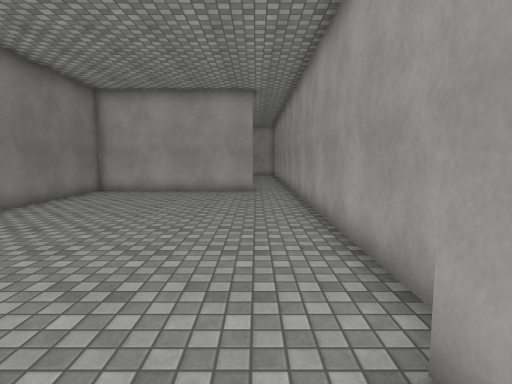
[1] (above)

12 first-person views from a walk through a Unity game level. The camera is 1.5 m above the floor, tilts 6° down and sees 80° across. Doors are open. The floor is counted in squares, 1 m on a side. Each view is taken from the middle of a square. On the plan, view 1 faces up. The plan holds only what a view shows up to about 15 squares ahead; the rest is blank. The place goes on beyond the plan. The player is left out. Surface patterns are stand-ins for the level's own textures.

[2]
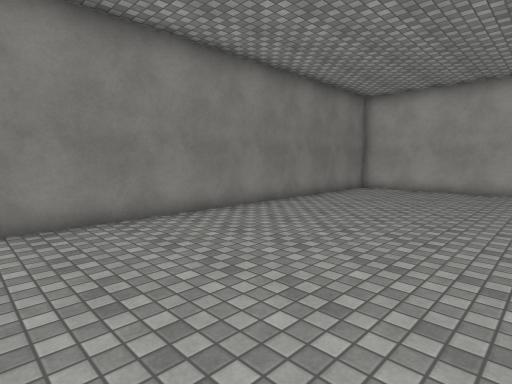

[3]
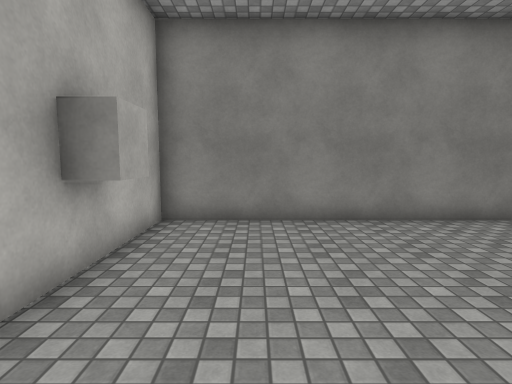

[4]
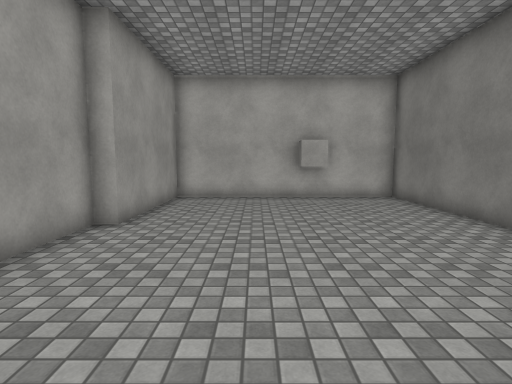

[5]
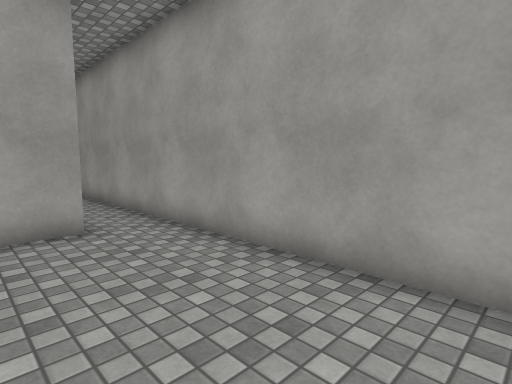

[6]
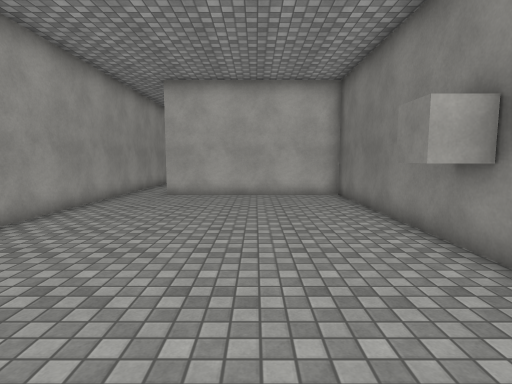

[7]
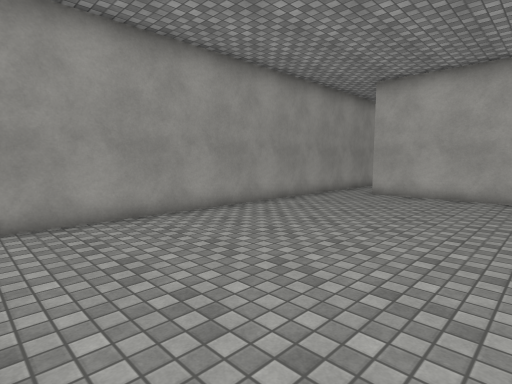

[8]
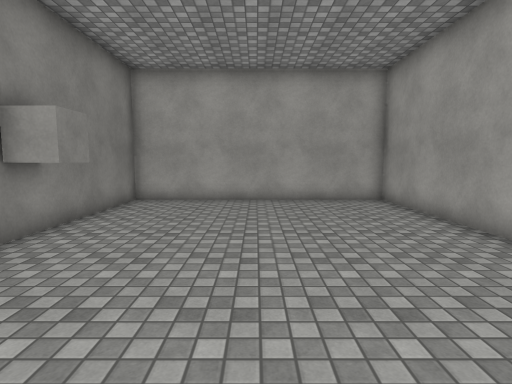

[9]
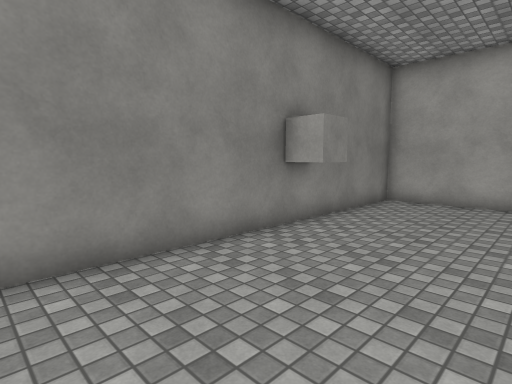

[10]
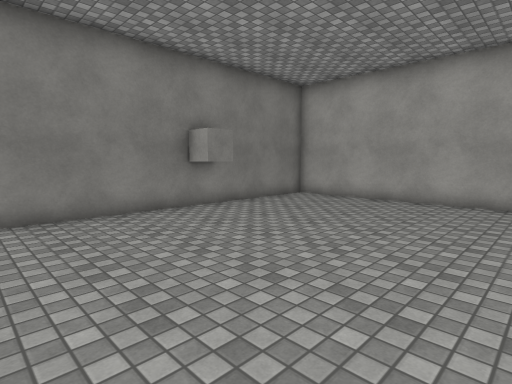

[11]
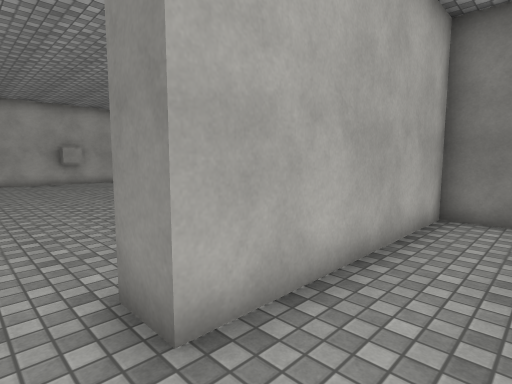

[12]
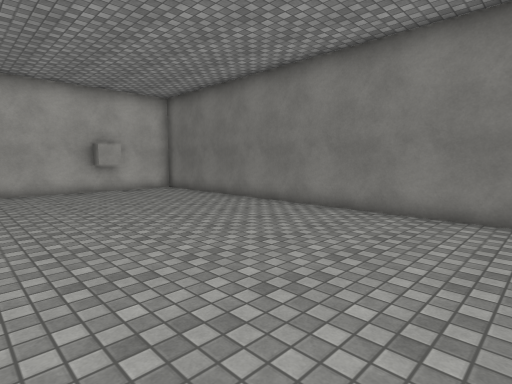

### Floor plan
Ten units are one square. View 1 is at (0, 0); x grows to the right and y downward. Boxes are objects, and circles mark ways between rooms. Rooms are numbered by the first view taken in them; rooms with no view inside come last. Other rooms are left out.
<svg viewBox="-81 -300 104 350">
<path fill="none" stroke="#000" d="M-2 -148 -76 -148 -76 34 -54 34M-35 34 12 34 12 -20 18 -20 18 -155M18 -155 18 -295 -76 -295 -76 -159 -2 -159"/>
<rect x="-55" y="25" width="20" height="20" fill="#bbb"><title>other object</title></rect>
<rect x="-75" y="-245" width="10" height="10" fill="#bbb"><title>other object</title></rect>
<circle cx="10" cy="-155" r="3" fill="#2a7"/>
<text x="-30" y="-60">1</text>
<text x="-30" y="-230">2</text>
</svg>
Room 1 opens to room 2.

Where each view was taken, in squares from view 1:
view 1: 0 up, 0 right, facing up
view 2: 1 down, 0 right, facing up-left
view 3: 1 down, 0 right, facing left
view 4: 9 up, 2 left, facing down
view 5: 8 up, 2 left, facing up-right
view 6: 29 up, 4 left, facing down
view 7: 29 up, 6 left, facing down-right
view 8: 18 up, 3 left, facing up
view 9: 18 up, 3 left, facing up-left
view 10: 18 up, 1 right, facing up-left
view 11: 18 up, 1 right, facing down-left
view 12: 12 up, 1 right, facing down-left
